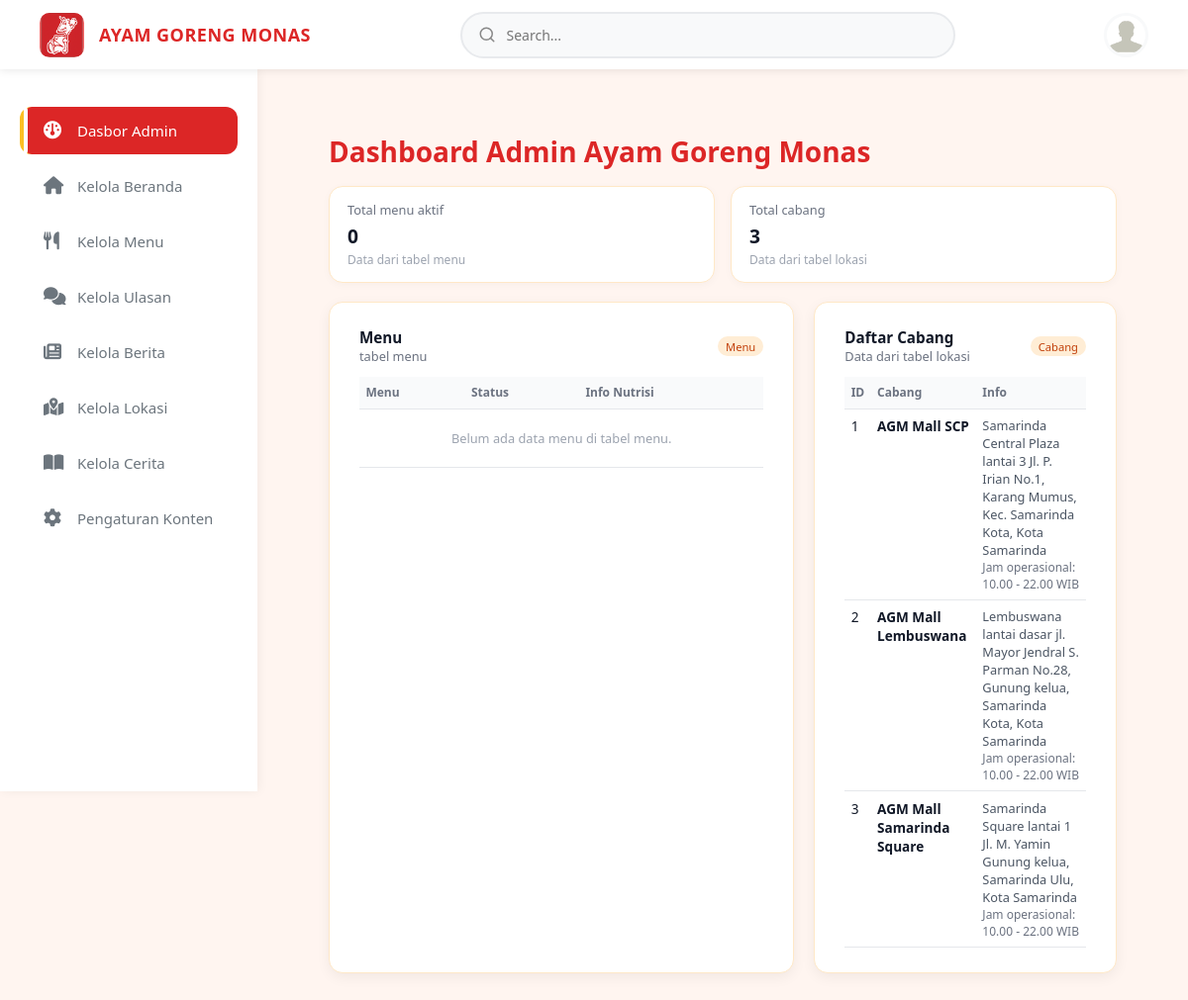
/Admin/dashboard/dashboard_admin.php, run on an earlier commit of the app's database.
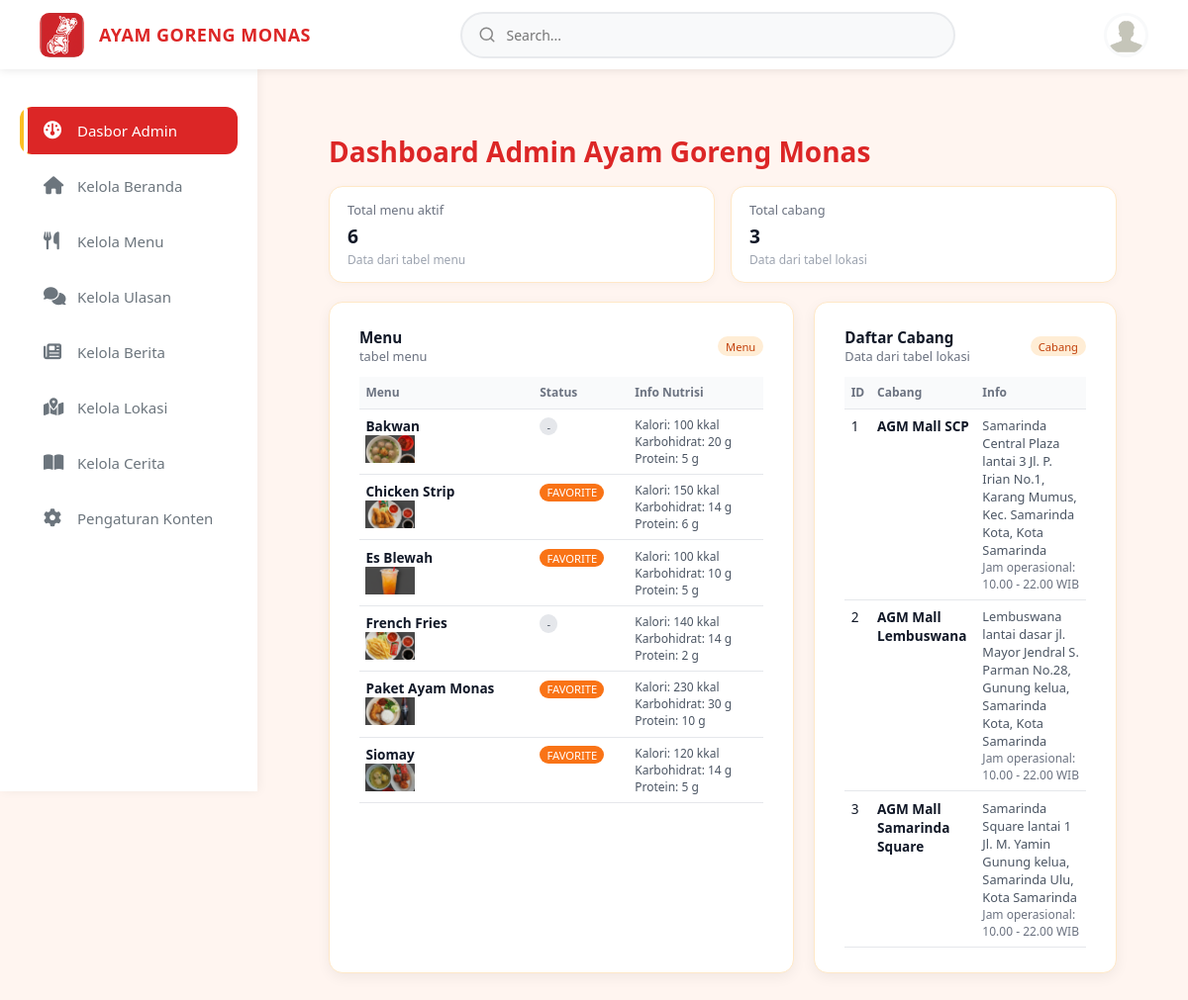
And on a later commit of the database.
### tables this page shows
CREATE TABLE `lokasi` (
  `id` int NOT NULL,
  `nama` varchar(255) NOT NULL,
  `alamat` text NOT NULL,
  `jam` varchar(50) NOT NULL,
  `gambar` varchar(255) NOT NULL
);

CREATE TABLE `menu` (
  `id` int NOT NULL,
  `nama` varchar(50) NOT NULL,
  `gambar` varchar(100) NOT NULL,
  `status` varchar(20) DEFAULT NULL,
  `deskripsi` text,
  `karbohidrat` int DEFAULT NULL,
  `kalori` int DEFAULT NULL,
  `protein` int DEFAULT NULL
);

### Admin/dashboard/dashboard_admin.php (the view, shortened to what the changed rows need)
<?php
include "../../conn.php";
$qMenu = "SELECT id, nama, gambar, status, deskripsi, kalori, karbohidrat, protein FROM menu ORDER BY nama ASC";
$menus = mysqli_query($conn, $qMenu);
$totalMenu = $menus ? mysqli_num_rows($menus) : 0;
$qLokasi = "SELECT id, nama, alamat, jam FROM lokasi ORDER BY id ASC";
$lokasi = mysqli_query($conn, $qLokasi);
?>
<!DOCTYPE html>
<html lang="id">
<head>
    <link rel="stylesheet" href="../style_admin/manage_menu.css" />
</head>
<body>
<?php
include "../layout/sidebar_admin.php";
?>
<div class="main-content">
    <div class="dashboard-wrapper">
        <header style="margin-bottom: 0.4rem;">
            <h1 class="section-title">Dashboard Admin Ayam Goreng Monas</h1>
        </header>
        <div class="summary-row">
            <div class="summary-card">
                <div class="summary-label">Total menu aktif</div>
                <div class="summary-value"><?= $totalMenu; ?></div>
                <div class="summary-caption">Data dari tabel <code>menu</code></div>
            </div>
        </div>
        <div class="dashboard-grid">
            <section class="card">
                <div class="table-wrapper">
                    <table>
                        <thead>
                            <tr>
                                <th>Menu</th>
                                <th>Status</th>
                                <th>Info Nutrisi</th>
                            </tr>
                        </thead>
                        <tbody>
                        <?php if ($menus && mysqli_num_rows($menus) > 0): ?>
                            <?php mysqli_data_seek($menus, 0); ?>
                            <?php while ($m = mysqli_fetch_assoc($menus)): ?>
                                <tr>
                                    <td>
                                        <div class="menu-name"><?= htmlspecialchars($m['nama']); ?></div>
                                        <?php if (!empty($m['gambar'])): ?>
                                            <div class="menu-meta">
                                                <img
                                                    src="../../Source/Daftar menu/<?= htmlspecialchars($m['gambar']); ?>"
                                                    alt="<?= htmlspecialchars($m['nama']); ?>"
                                                    style="width: 50px; height: auto; object-fit: cover;"
                                                >
                                            </div>
                                        <?php endif; ?>
                                    </td>
                                    <td>
                                        <?php if (!empty($m['status'])): ?>
                                            <?php if (strtoupper($m['status']) === 'FAVORITE'): ?>
                                                <span class="pill pill-fav"><?= htmlspecialchars($m['status']); ?></span>
                                            <?php else: ?>
                                                <span class="pill"><?= htmlspecialchars($m['status']); ?></span>
                                            <?php endif; ?>
                                        <?php else: ?>
                                            <span class="pill">-</span>
                                        <?php endif; ?>
                                    </td>
                                    <td>
                                        <div class="nutri">
                                            Kalori:
                                            <?= $m['kalori'] !== null ? intval($m['kalori']) . ' kkal' : '-'; ?>
                                        </div>
                                        <div class="nutri">
                                            Karbohidrat:
                                            <?= $m['karbohidrat'] !== null ? intval($m['karbohidrat']) . ' g' : '-'; ?>
                                        </div>
                                        <div class="nutri">
                                            Protein:
                                            <?= $m['protein'] !== null ? intval($m['protein']) . ' g' : '-'; ?>
                                        </div>
                                    </td>
                                </tr>
                            <?php endwhile; ?>
                        <?php else: ?>
                            <tr>
                                <td colspan="3" class="empty-state">
                                    Belum ada data menu di tabel <code>menu</code>.
                                </td>
                            </tr>
                        <?php endif; ?>
                        </tbody>
                    </table>
                </div>
            </section>
            <div style="display: flex; flex-direction: column; gap: 1rem;">
                <section class="card">
                    <div class="table-wrapper">
                        <table>
                            <thead>
                                <tr>
                                    <th>ID</th>
                                    <th>Cabang</th>
                                    <th>Info</th>
                                </tr>
                            </thead>
                            <tbody>
                            <?php if ($lokasi && mysqli_num_rows($lokasi) > 0): ?>
                                <?php mysqli_data_seek($lokasi, 0); ?>
                                <?php while ($l = mysqli_fetch_assoc($lokasi)): ?>
                                    <tr>
                                        <td><?= $l['id']; ?></td>
                                        <td>
                                            <div class="menu-name"><?= htmlspecialchars($l['nama']); ?></div>
                                        </td>
                                        <td>
                                            <div class="lokasi-alamat">
                                                <?= nl2br(htmlspecialchars($l['alamat'])); ?>
                                            </div>
                                            <div class="lokasi-jam">
                                                Jam operasional: <?= htmlspecialchars($l['jam']); ?>
                                            </div>
                                        </td>
                                    </tr>
                                <?php endwhile; ?>
                            <?php endif; ?>
                            </tbody>
                        </table>
                    </div>
                </section>
    </div>
</div>
</body>
</html>

What changed in the data, as far as the page shows it:
added menu: nama "Bakwan", gambar+nama (picture), kalori "100", karbohidrat "20", protein "5"
added menu: nama "Chicken Strip", gambar+nama (picture), status "FAVORITE", kalori "150", karbohidrat "14", protein "6"
added menu: nama "Es Blewah", gambar+nama (picture), status "FAVORITE", kalori "100", karbohidrat "10", protein "5"
added menu: nama "French Fries", gambar (picture), kalori "140", karbohidrat "14", protein "2"
added menu: nama "Paket Ayam Monas", gambar (picture), status "FAVORITE", kalori "230", karbohidrat "30", protein "10"
added menu: nama "Siomay", gambar+nama (picture), status "FAVORITE", kalori "120", karbohidrat "14", protein "5"
Also different on the page:
$totalMenu: "0" → "6"
text no longer shown: "Belum ada data menu di tabel menu ."
